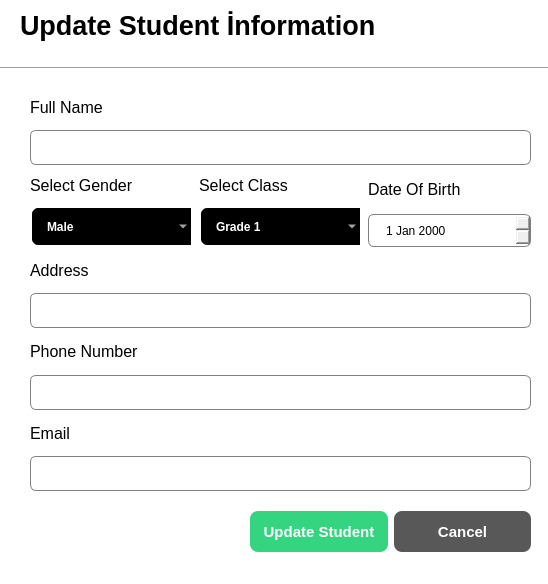
<?xml version="1.0" encoding="UTF-8"?>
<ui version="4.0">
 <class>UpdateStuentsDialog</class>
 <widget class="QDialog" name="UpdateStuentsDialog">
  <property name="geometry">
   <rect>
    <x>0</x>
    <y>0</y>
    <width>548</width>
    <height>584</height>
   </rect>
  </property>
  <property name="windowTitle">
   <string>Dialog</string>
  </property>
  <property name="styleSheet">
   <string notr="true">QDialog{
	background-color:white;
}

QLineEdit{
	border: 1px solid gray;
	border-radius: 6px;
	padding-left: 15px;
	height: 35px;
}
QDateEdit{
	border: 1px solid gray;
	border-radius: 6px;
	padding-left: 15px;
	height: 31px;
}
QComboBox{
	border: 2px solid white;
	border-radius: 8px;
	padding: 1px 18px 1px 3px;
	background-color:black;
	color:white;
	height:35px;
	padding-left:15px;
	font-weight:bold;
	selection-background-color:#298089
}










</string>
  </property>
  <widget class="Line" name="line">
   <property name="geometry">
    <rect>
     <x>0</x>
     <y>60</y>
     <width>551</width>
     <height>16</height>
    </rect>
   </property>
   <property name="orientation">
    <enum>Qt::Horizontal</enum>
   </property>
  </widget>
  <widget class="QLabel" name="label">
   <property name="geometry">
    <rect>
     <x>20</x>
     <y>10</y>
     <width>391</width>
     <height>31</height>
    </rect>
   </property>
   <property name="font">
    <font>
     <pointsize>20</pointsize>
     <weight>75</weight>
     <bold>true</bold>
    </font>
   </property>
   <property name="text">
    <string>Update Student İnformation</string>
   </property>
  </widget>
  <widget class="QWidget" name="layoutWidget">
   <property name="geometry">
    <rect>
     <x>30</x>
     <y>90</y>
     <width>501</width>
     <height>401</height>
    </rect>
   </property>
   <layout class="QVBoxLayout" name="verticalLayout_8">
    <item>
     <layout class="QVBoxLayout" name="verticalLayout">
      <item>
       <widget class="QLabel" name="label_2">
        <property name="font">
         <font>
          <pointsize>12</pointsize>
         </font>
        </property>
        <property name="text">
         <string>Full Name</string>
        </property>
       </widget>
      </item>
      <item>
       <widget class="QLineEdit" name="update_name_lineEdit">
        <property name="maximumSize">
         <size>
          <width>16777215</width>
          <height>35</height>
         </size>
        </property>
       </widget>
      </item>
     </layout>
    </item>
    <item>
     <layout class="QHBoxLayout" name="horizontalLayout">
      <item>
       <layout class="QVBoxLayout" name="verticalLayout_5">
        <item>
         <widget class="QLabel" name="label_6">
          <property name="font">
           <font>
            <pointsize>12</pointsize>
           </font>
          </property>
          <property name="text">
           <string>Select Gender</string>
          </property>
         </widget>
        </item>
        <item>
         <widget class="QComboBox" name="update_gender_comboBox">
          <item>
           <property name="text">
            <string>Male</string>
           </property>
          </item>
          <item>
           <property name="text">
            <string>Female</string>
           </property>
          </item>
         </widget>
        </item>
       </layout>
      </item>
      <item>
       <layout class="QVBoxLayout" name="verticalLayout_6">
        <item>
         <widget class="QLabel" name="label_7">
          <property name="font">
           <font>
            <pointsize>12</pointsize>
           </font>
          </property>
          <property name="text">
           <string>Select Class</string>
          </property>
         </widget>
        </item>
        <item>
         <widget class="QComboBox" name="update_class_comboBox">
          <item>
           <property name="text">
            <string>Grade 1</string>
           </property>
          </item>
          <item>
           <property name="text">
            <string>Grade 2</string>
           </property>
          </item>
          <item>
           <property name="text">
            <string>Grade 3</string>
           </property>
          </item>
          <item>
           <property name="text">
            <string>Grade 4</string>
           </property>
          </item>
          <item>
           <property name="text">
            <string>Grade 5</string>
           </property>
          </item>
          <item>
           <property name="text">
            <string>Grade 6</string>
           </property>
          </item>
          <item>
           <property name="text">
            <string>Grade 7</string>
           </property>
          </item>
          <item>
           <property name="text">
            <string>Grade 8</string>
           </property>
          </item>
          <item>
           <property name="text">
            <string>Grade 9</string>
           </property>
          </item>
          <item>
           <property name="text">
            <string>Grade 10</string>
           </property>
          </item>
          <item>
           <property name="text">
            <string>Grade 11</string>
           </property>
          </item>
          <item>
           <property name="text">
            <string>Grade 12</string>
           </property>
          </item>
         </widget>
        </item>
       </layout>
      </item>
      <item>
       <layout class="QVBoxLayout" name="verticalLayout_7">
        <item>
         <widget class="QLabel" name="label_8">
          <property name="font">
           <font>
            <pointsize>12</pointsize>
           </font>
          </property>
          <property name="text">
           <string>Date Of Birth</string>
          </property>
         </widget>
        </item>
        <item>
         <widget class="QDateEdit" name="update_dob_dateEdit"/>
        </item>
       </layout>
      </item>
     </layout>
    </item>
    <item>
     <layout class="QVBoxLayout" name="verticalLayout_2">
      <item>
       <widget class="QLabel" name="label_3">
        <property name="font">
         <font>
          <pointsize>12</pointsize>
         </font>
        </property>
        <property name="text">
         <string>Address</string>
        </property>
       </widget>
      </item>
      <item>
       <widget class="QLineEdit" name="update_address_lineEdit">
        <property name="maximumSize">
         <size>
          <width>16777215</width>
          <height>35</height>
         </size>
        </property>
       </widget>
      </item>
     </layout>
    </item>
    <item>
     <layout class="QVBoxLayout" name="verticalLayout_3">
      <item>
       <widget class="QLabel" name="label_4">
        <property name="font">
         <font>
          <pointsize>12</pointsize>
         </font>
        </property>
        <property name="text">
         <string>Phone Number</string>
        </property>
       </widget>
      </item>
      <item>
       <widget class="QLineEdit" name="update_phone_lineEdit">
        <property name="maximumSize">
         <size>
          <width>16777215</width>
          <height>35</height>
         </size>
        </property>
       </widget>
      </item>
     </layout>
    </item>
    <item>
     <layout class="QVBoxLayout" name="verticalLayout_4">
      <item>
       <widget class="QLabel" name="label_5">
        <property name="font">
         <font>
          <pointsize>12</pointsize>
         </font>
        </property>
        <property name="text">
         <string>Email</string>
        </property>
       </widget>
      </item>
      <item>
       <widget class="QLineEdit" name="update_email_lineEdit">
        <property name="maximumSize">
         <size>
          <width>16777215</width>
          <height>35</height>
         </size>
        </property>
       </widget>
      </item>
     </layout>
    </item>
   </layout>
  </widget>
  <widget class="QWidget" name="layoutWidget">
   <property name="geometry">
    <rect>
     <x>250</x>
     <y>510</y>
     <width>281</width>
     <height>43</height>
    </rect>
   </property>
   <layout class="QHBoxLayout" name="horizontalLayout_2">
    <item>
     <widget class="QPushButton" name="updateStudent_btn">
      <property name="minimumSize">
       <size>
        <width>0</width>
        <height>41</height>
       </size>
      </property>
      <property name="styleSheet">
       <string notr="true">QPushButton{
	background-color: #34D481;
	color:white;
	border:none;
	border-radius:8px;
	font-weight:bold;
	font-size:15px;
}</string>
      </property>
      <property name="text">
       <string>Update Student</string>
      </property>
     </widget>
    </item>
    <item>
     <widget class="QPushButton" name="update_cancel_btn">
      <property name="minimumSize">
       <size>
        <width>0</width>
        <height>41</height>
       </size>
      </property>
      <property name="styleSheet">
       <string notr="true">QPushButton{
	background-color: #585858;
	color:white;
	border:none;
	border-radius:8px;
	font-weight:bold;
	font-size:15px;
}</string>
      </property>
      <property name="text">
       <string>Cancel</string>
      </property>
     </widget>
    </item>
   </layout>
  </widget>
 </widget>
 <resources/>
 <connections/>
</ui>
